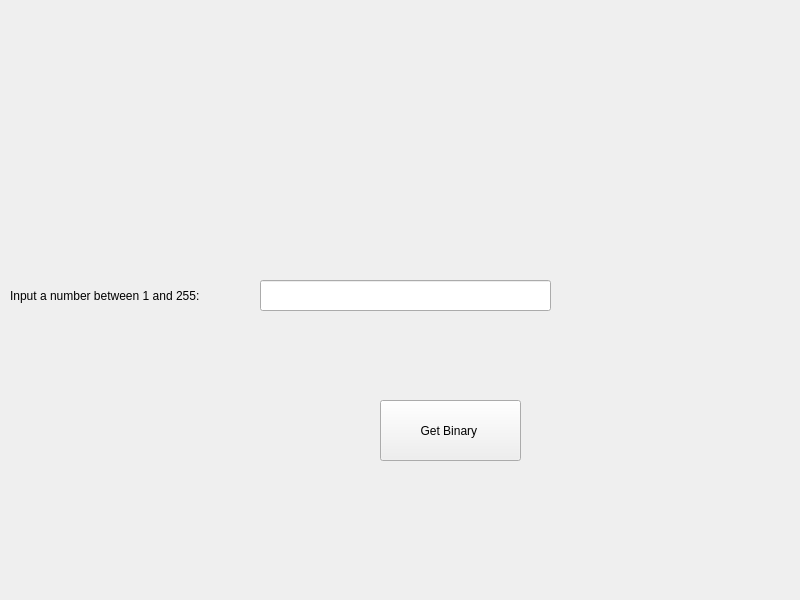
<?xml version="1.0" encoding="UTF-8"?>
<ui version="4.0">
 <class>MainWindow</class>
 <widget class="QMainWindow" name="MainWindow">
  <property name="geometry">
   <rect>
    <x>0</x>
    <y>0</y>
    <width>800</width>
    <height>600</height>
   </rect>
  </property>
  <property name="windowTitle">
   <string>MainWindow</string>
  </property>
  <widget class="QWidget" name="centralwidget">
   <widget class="QPushButton" name="pushButton">
    <property name="geometry">
     <rect>
      <x>380</x>
      <y>400</y>
      <width>141</width>
      <height>61</height>
     </rect>
    </property>
    <property name="text">
     <string>Get Binary </string>
    </property>
   </widget>
   <widget class="QLineEdit" name="lineEdit">
    <property name="geometry">
     <rect>
      <x>260</x>
      <y>280</y>
      <width>291</width>
      <height>31</height>
     </rect>
    </property>
   </widget>
   <widget class="QLabel" name="label">
    <property name="geometry">
     <rect>
      <x>10</x>
      <y>260</y>
      <width>221</width>
      <height>71</height>
     </rect>
    </property>
    <property name="text">
     <string>Input a number between 1 and 255: </string>
    </property>
   </widget>
  </widget>
 </widget>
 <resources/>
 <connections/>
</ui>
